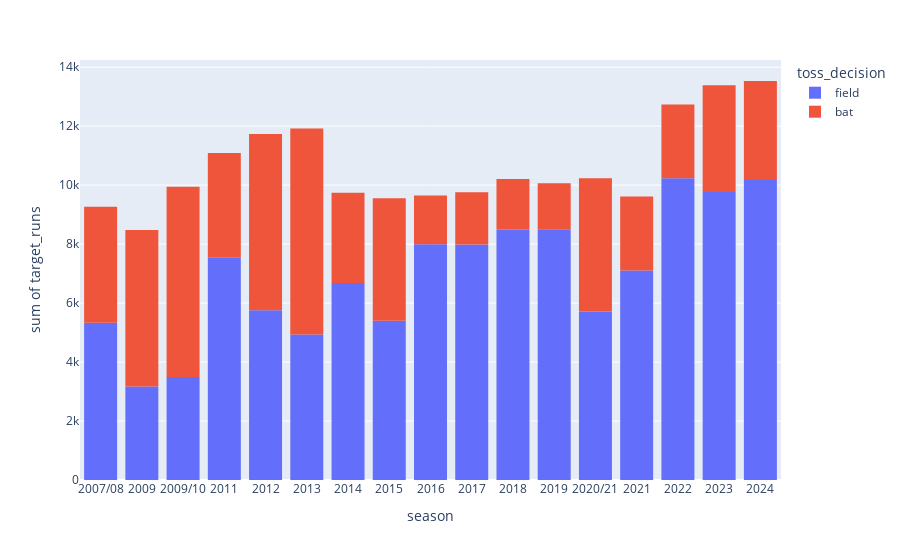

Here is the notebook cell this chart was saved with:
### Code cell
fig = px.histogram(data_frame=ds, x='season', y='target_runs', color='toss_decision')
fig.show()

### Figure 1 — Plotly figure (JSON) as saved in the notebook; plotly's stock layout.template omitted (floating-point values rounded to 4 significant figures; data arrays with more than 128 entries replaced by an {"elided": "..."} marker saying what was removed)
{"data": [{"alignmentgroup": "True", "bingroup": "x", "histfunc": "sum", "hovertemplate": "toss_decision=field<br>season=%{x}<br>sum of target_runs=%{y}<extra></extra>", "legendgroup": "field", "marker": {"color": "#636efa", "pattern": {"shape": ""}}, "name": "field", "offsetgroup": "field", "orientation": "v", "showlegend": true, "type": "histogram", "x": {"elided": "704 str values"}, "xaxis": "x", "y": {"elided": "704 int values"}, "yaxis": "y"}, {"alignmentgroup": "True", "bingroup": "x", "histfunc": "sum", "hovertemplate": "toss_decision=bat<br>season=%{x}<br>sum of target_runs=%{y}<extra></extra>", "legendgroup": "bat", "marker": {"color": "#EF553B", "pattern": {"shape": ""}}, "name": "bat", "offsetgroup": "bat", "orientation": "v", "showlegend": true, "type": "histogram", "x": {"elided": "391 str values"}, "xaxis": "x", "y": {"elided": "391 int values"}, "yaxis": "y"}], "layout": {"barmode": "relative", "legend": {"title": {"text": "toss_decision"}, "tracegroupgap": 0}, "margin": {"t": 60}, "xaxis": {"anchor": "y", "domain": [0, 1], "title": {"text": "season"}}, "yaxis": {"anchor": "x", "domain": [0, 1], "title": {"text": "sum of target_runs"}}}}
